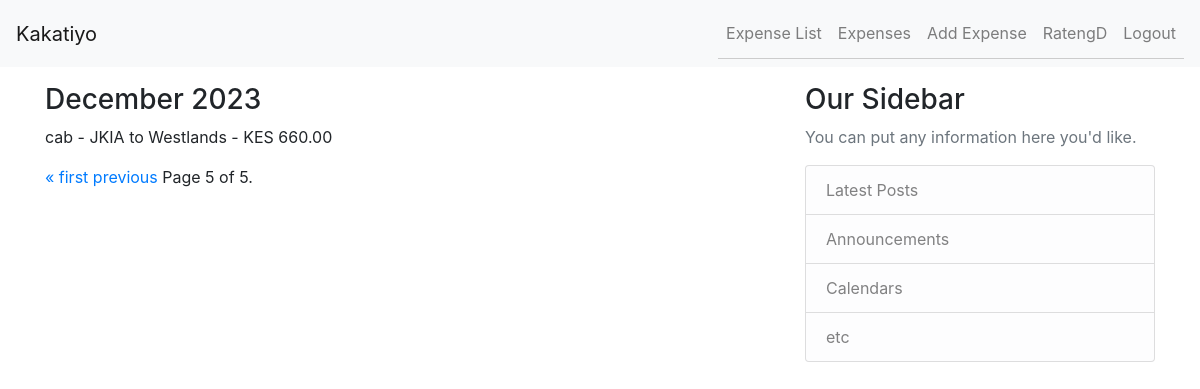
/expenses/?page=5 (signed in), run on an earlier commit of the app's database.
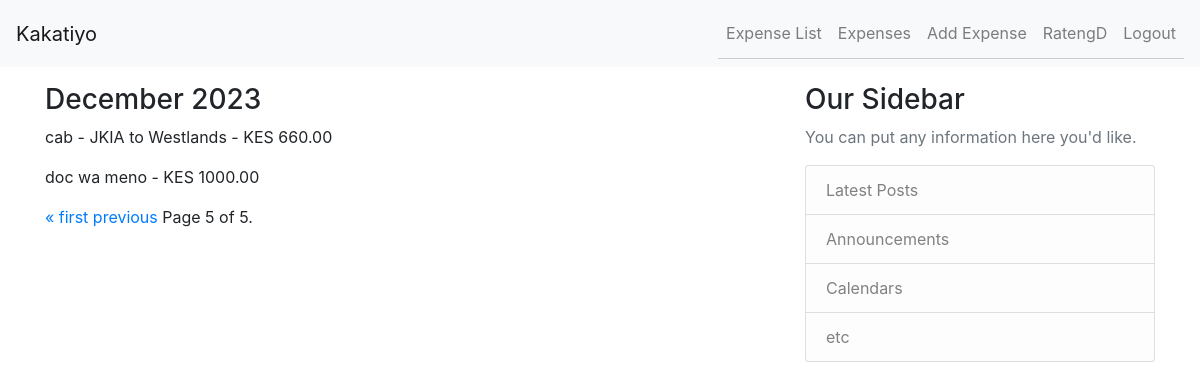
And on a later commit of the database.
### tracker/models.py (models this page shows, shortened)
class Expense(models.Model):
    user = models.ForeignKey(User, on_delete=models.CASCADE)
    date = models.DateField()
    description = models.CharField(max_length=200)
    amount = models.DecimalField(max_digits=10, decimal_places=2)
    category = models.ForeignKey(
        Category, on_delete=models.SET_NULL, null=True, blank=True)

### tracker/views.py (the view)
# urls.py: path('expenses/', paginated_view, name="paginated"),
@login_required
def paginated_view(request):
    queryset = Expense.objects.all()
    expenses_by_month = {}
    for expense in queryset:
        month_year = expense.date.strftime('%B %Y')
        if month_year not in expenses_by_month:
            expenses_by_month[month_year] = []
        expenses_by_month[month_year].append(expense)
    sorted_months = sorted(expenses_by_month.keys(), reverse=True)
    paginator = Paginator(sorted_months, 1)
    current_month_year = datetime.now().strftime('%B %Y')
    default_page_index = sorted_months.index(current_month_year)
    default_page = paginator.page(
        (default_page_index // paginator.per_page) * paginator.per_page + 1)
    page = request.GET.get('page', default_page)
    try:
        month_year = paginator.page(page).object_list[0]
        months = paginator.page(page)
    except PageNotAnInteger:
        month_year = paginator.page(1).object_list[0]
        months = paginator.page(1)
    except EmptyPage:
        month_year = paginator.page(paginator.num_pages).object_list[0]
        months = paginator.page(paginator.num_pages)
    expenses = expenses_by_month.get(month_year, [])
    return render(request, 'tracker/paginated.html', {'months': months, 'expenses': expenses})

### tracker/templates/tracker/paginated.html (shortened to what this page needs)
{% extends "base.html" %} {% block content %}
{% for month in months %}
<h3>{{ month }}</h3>
{% for expense in expenses %}
<p>{{ expense.description }} - KES {{ expense.amount }}</p>
 {% endfor %} {% endfor %}
<div class="pagination">
	<span class="step-links">
		{% if months.has_previous %}
		<a href="?page=1">&laquo; first</a>
		<a href="?page={{ months.previous_page_number }}">previous</a>
		{% endif %}
		<span class="current">
			Page {{ months.number }} of {{ months.paginator.num_pages }}.
		</span>
	</span>
</div>
{% endblock %}

What changed in the data, as far as the page shows it:
added Expense: description "doc wa meno", amount "1000.00"
